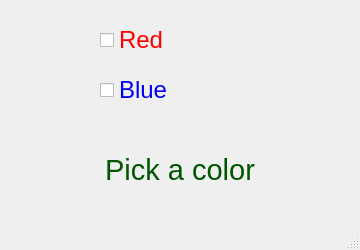
<?xml version="1.0" encoding="UTF-8"?>
<ui version="4.0">
 <class>MainWindow</class>
 <widget class="QMainWindow" name="MainWindow">
  <property name="geometry">
   <rect>
    <x>0</x>
    <y>0</y>
    <width>360</width>
    <height>250</height>
   </rect>
  </property>
  <property name="windowTitle">
   <string>MainWindow</string>
  </property>
  <widget class="QWidget" name="centralwidget">
   <widget class="QCheckBox" name="red_checkBox">
    <property name="geometry">
     <rect>
      <x>100</x>
      <y>30</y>
      <width>160</width>
      <height>20</height>
     </rect>
    </property>
    <property name="font">
     <font>
      <pointsize>18</pointsize>
     </font>
    </property>
    <property name="styleSheet">
     <string notr="true">color:red;</string>
    </property>
    <property name="text">
     <string>Red</string>
    </property>
    <property name="checked">
     <bool>false</bool>
    </property>
   </widget>
   <widget class="QCheckBox" name="blue_checkBox">
    <property name="geometry">
     <rect>
      <x>100</x>
      <y>80</y>
      <width>160</width>
      <height>20</height>
     </rect>
    </property>
    <property name="font">
     <font>
      <pointsize>18</pointsize>
     </font>
    </property>
    <property name="styleSheet">
     <string notr="true">color:blue;</string>
    </property>
    <property name="text">
     <string>Blue</string>
    </property>
   </widget>
   <widget class="QLabel" name="label">
    <property name="geometry">
     <rect>
      <x>30</x>
      <y>150</y>
      <width>300</width>
      <height>40</height>
     </rect>
    </property>
    <property name="font">
     <font>
      <pointsize>22</pointsize>
     </font>
    </property>
    <property name="styleSheet">
     <string notr="true">color:rgb(0, 85, 0)</string>
    </property>
    <property name="text">
     <string>Pick a color</string>
    </property>
    <property name="alignment">
     <set>Qt::AlignCenter</set>
    </property>
   </widget>
  </widget>
  <widget class="QMenuBar" name="menubar">
   <property name="geometry">
    <rect>
     <x>0</x>
     <y>0</y>
     <width>360</width>
     <height>23</height>
    </rect>
   </property>
  </widget>
  <widget class="QStatusBar" name="statusbar"/>
 </widget>
 <resources/>
 <connections/>
</ui>
